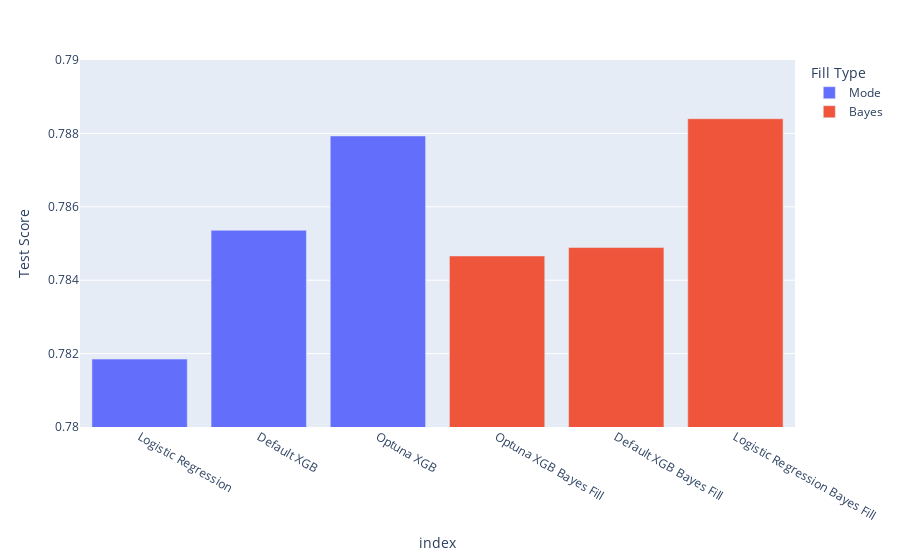

Write notebook code for a chart like this one.
### Code cell
px.bar(aux, x='index', y='Test Score', color='Fill Type', range_y=[0.78, 0.79])

### Figure 1 — Plotly figure (JSON) as saved in the notebook; plotly's stock layout.template omitted (floating-point values rounded to 4 significant figures)
{"data": [{"alignmentgroup": "True", "hovertemplate": "Fill Type=Mode<br>index=%{x}<br>Test Score=%{y}<extra></extra>", "legendgroup": "Mode", "marker": {"color": "#636efa", "pattern": {"shape": ""}}, "name": "Mode", "offsetgroup": "Mode", "orientation": "v", "showlegend": true, "textposition": "auto", "type": "bar", "x": ["Logistic Regression", "Default XGB", "Optuna XGB"], "xaxis": "x", "y": [0.7819, 0.7854, 0.7879], "yaxis": "y"}, {"alignmentgroup": "True", "hovertemplate": "Fill Type=Bayes<br>index=%{x}<br>Test Score=%{y}<extra></extra>", "legendgroup": "Bayes", "marker": {"color": "#EF553B", "pattern": {"shape": ""}}, "name": "Bayes", "offsetgroup": "Bayes", "orientation": "v", "showlegend": true, "textposition": "auto", "type": "bar", "x": ["Optuna XGB Bayes Fill", "Default XGB Bayes Fill", "Logistic Regression Bayes Fill"], "xaxis": "x", "y": [0.7847, 0.7849, 0.7884], "yaxis": "y"}], "layout": {"barmode": "relative", "legend": {"title": {"text": "Fill Type"}, "tracegroupgap": 0}, "margin": {"t": 60}, "xaxis": {"anchor": "y", "domain": [0, 1], "title": {"text": "index"}}, "yaxis": {"anchor": "x", "domain": [0, 1], "range": [0.78, 0.79], "title": {"text": "Test Score"}}}}
